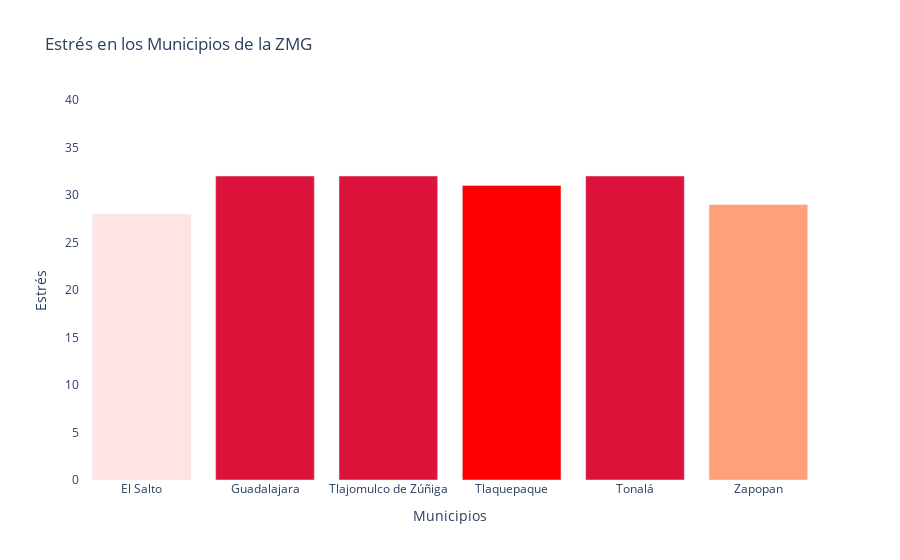

Source (notebook cell):
### Code cell
fig2 = stress_mun("datos_estres_1.xlsx")
fig2

### Figure 1 — Plotly figure (JSON) as saved in the notebook; plotly's stock layout.template omitted (floating-point values rounded to 4 significant figures)
{"data": [{"marker": {"color": ["mistyrose", "crimson", "crimson", "red", "crimson", "lightsalmon"]}, "type": "bar", "x": ["El Salto", "Guadalajara", "Tlajomulco de Zúñiga", "Tlaquepaque", "Tonalá", "Zapopan"], "y": [28, 32, 32, 31, 32, 29]}], "layout": {"hovermode": "closest", "plot_bgcolor": "white", "title": {"text": "Estrés en los Municipios de la ZMG"}, "xaxis": {"title": {"text": "Municipios"}}, "yaxis": {"range": [0, 40], "title": {"text": "Estrés"}}}}
